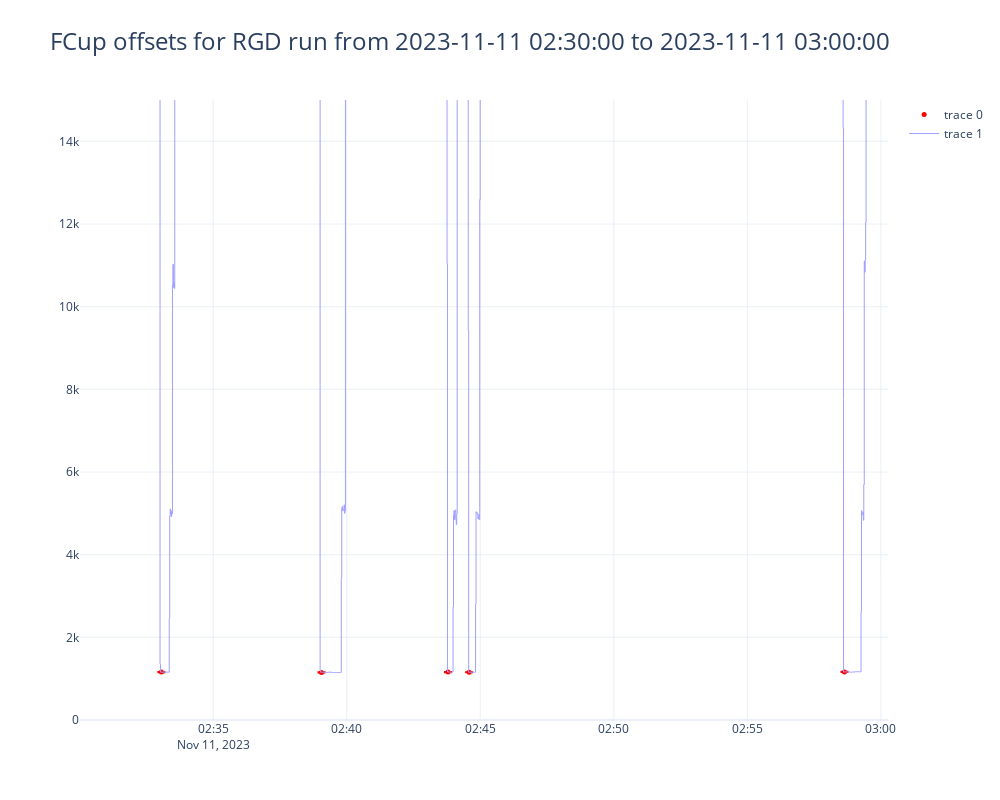

The notebook cell this image was saved under:
### Code cell
select_scalerS2b = (current_scalerS2b.time>plot_start)&(current_scalerS2b.time<plot_end)
fig = make_subplots()  # (specs=[[{"secondary_y": True}]])
fig.update_layout(width=1000, height=800,
                  title=go.layout.Title(text=f"FCup offsets for RGD run from {plot_start} to {plot_end}", xanchor="left"),
                  titlefont=dict(size=24),)
fig.add_trace(trace=go.Scatter(x=offset_df.time, y=offset_df["mean"], error_y=dict(type="data",array=offset_df["std"]),mode="markers", marker=dict(color="#FF0000",size=5)))
fig.add_trace(trace=go.Scatter(x=current_scalerS2b.loc[select_scalerS2b].time, y=current_scalerS2b.loc[select_scalerS2b].value, line=dict(color="#A0A0FF", shape="hv", width=1)))

fig.update_yaxes(range=[0, 15000])
fig.show()

### Figure 1 — Plotly figure (JSON) as saved in the notebook; plotly's stock layout.template omitted (floating-point values rounded to 4 significant figures; data arrays with more than 128 entries replaced by an {"elided": "..."} marker saying what was removed)
{"data": [{"error_y": {"array": [3.563, 3.634, 3.36, 2.139, 3.881], "type": "data"}, "marker": {"color": "#FF0000", "size": 5}, "mode": "markers", "type": "scatter", "x": ["2023-11-11T02:33:03.648000", "2023-11-11T02:39:03.284000", "2023-11-11T02:43:47.452000", "2023-11-11T02:44:34.985000", "2023-11-11T02:58:38.241000"], "y": [1159.0, 1152.0, 1159.0, 1156.0, 1163.0]}, {"line": {"color": "#A0A0FF", "shape": "hv", "width": 1}, "type": "scatter", "x": {"elided": "1724 str values"}, "y": {"elided": "1724 int values"}}], "layout": {"height": 800, "title": {"font": {"size": 24}, "text": "FCup offsets for RGD run from 2023-11-11 02:30:00 to 2023-11-11 03:00:00", "xanchor": "left"}, "width": 1000, "xaxis": {"anchor": "y", "autorange": true, "domain": [0, 1], "range": ["2023-11-11 02:30:00.73", "2023-11-11 03:00:16.0635"], "type": "date"}, "yaxis": {"anchor": "x", "domain": [0, 1], "range": [0, 15000], "type": "linear"}}}
